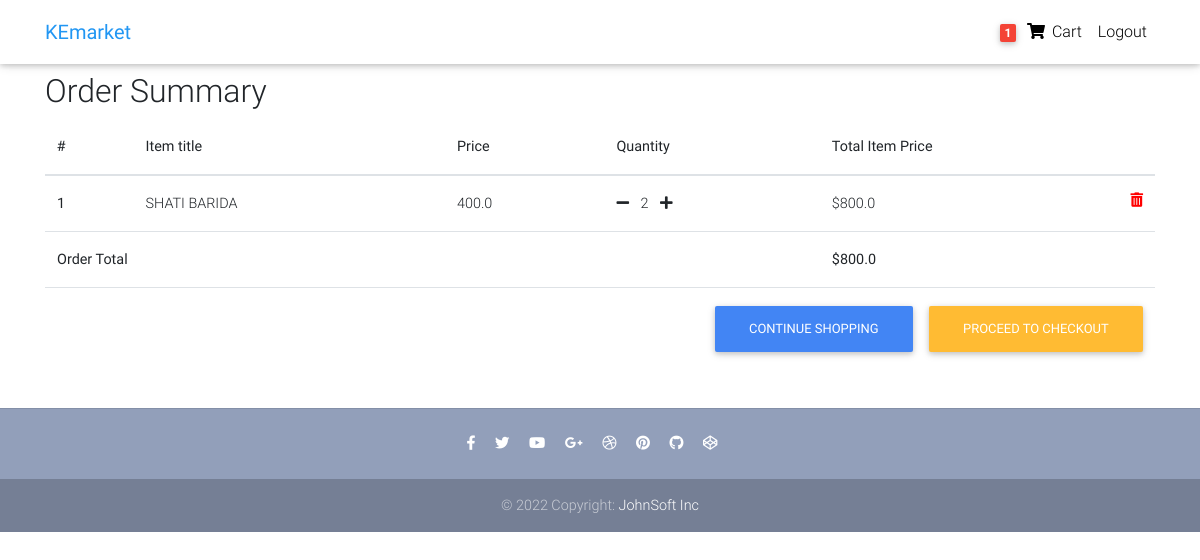
/order-summary/ (signed in), run on an earlier commit of the app's database.
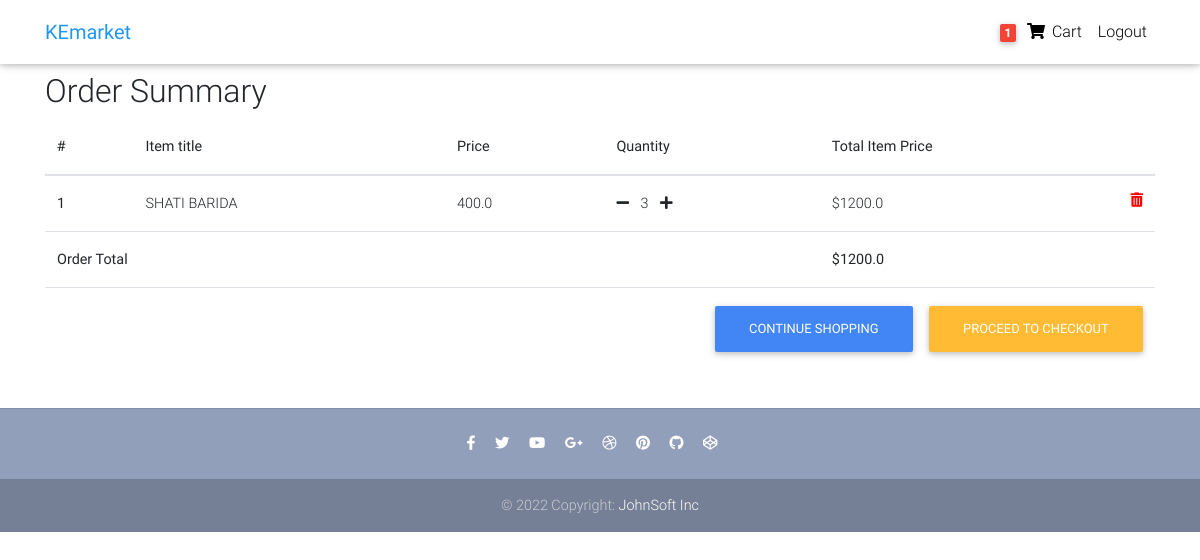
And on a later commit of the database.
### core/models.py (models this page shows, shortened)
class Order(models.Model):
    user = models.ForeignKey(
        settings.AUTH_USER_MODEL, on_delete=models.CASCADE)
    ref_code = models.CharField(max_length=20, blank=True, null=True)
    items = models.ManyToManyField(OrderItem)
    start_date = models.DateTimeField(auto_now_add=True)
    ordered_date = models.DateTimeField()
    ordered = models.BooleanField(default=False)
    billing_address = models.ForeignKey(
        'Address', related_name='billing_address', on_delete=models.SET_NULL, blank=True, null=True)
    shipping_address = models.ForeignKey(
        'Address', related_name='shipping_address', on_delete=models.SET_NULL, blank=True, null=True)
    payment = models.ForeignKey(
        'Payment', on_delete=models.SET_NULL, blank=True, null=True)
    coupon = models.ForeignKey(
        'Coupon', on_delete=models.SET_NULL, blank=True, null=True)
    being_delivered = models.BooleanField(default=False)
    received = models.BooleanField(default=False)
    refund_requested = models.BooleanField(default=False)
    refund_granted = models.BooleanField(default=False)
    '''
    Process flow:
    1. Adding item to the cart.
    2. Checkout - adding a billing address. (check for failed checkouts)
    3. Payment.
    (Preprocessing, processing, packaging etc)
    4. Track if order is being delivered.
    5. Track if order has been received.
    6. Refunds.
    '''
    def get_total_price(self):
        total = 0
        for order_item in self.items.all():
            total+=order_item.get_final_price()
        if self.coupon:
            total-=self.coupon.amount
        return total

class OrderItem(models.Model):
    user = models.ForeignKey(
        settings.AUTH_USER_MODEL, on_delete=models.CASCADE)
    ordered = models.BooleanField(default=False)
    item = models.ForeignKey(Item, on_delete=models.CASCADE)
    quantity = models.IntegerField(default=1)
    def get_total_item_price(self):
        return self.quantity * self.item.price
    def get_final_price(self):
        if self.item.discount_price:
            return self.get_total_item_discount_price()
        return self.get_total_item_price()

class Item(models.Model):
    title = models.CharField(max_length=100)
    price = models.FloatField()
    discount_price = models.FloatField(blank=True, null=True)
    category = models.CharField(choices=CATEGORY_CHOICES, max_length=2)
    label = models.CharField(choices=LABEL_CHOICES, max_length=2)
    slug = models.SlugField()
    description = models.TextField()
    image = models.ImageField()

### core/views.py (the view)
# urls.py: path('order-summary/', OrderSummaryView.as_view(), name='order-summary'),
class OrderSummaryView(LoginRequiredMixin, View):
    def get(self, *args, **kwargs):
        try:
            order = Order.objects.get(user=self.request.user, ordered=False)
            context = {
                'object': order
            }
            return render(self.request, 'order-summary.html', context=context)
        except ObjectDoesNotExist:
            messages.warning(request, "The order does not exist")
            return redirect("/")

### core/templatetags/cart_template_tags.py (called while the page is built)
@register.filter
def cart_item_count(user):
    if user.is_authenticated:
        order_qs = Order.objects.filter(user=user, ordered=False)
        if order_qs.exists():
            return order_qs[0].items.count()
    return 0

### templates/order-summary.html (shortened to what this page needs)
{% extends 'base.html' %}
{% block content %}
  <main>
    <div class="container">
        <div class="table-responsive text-nowrap">
    <h2>Order Summary</h2>
    <table class="table">
        <thead>
        <tr>
            <th scope="col">#</th>
            <th scope="col">Item title</th>
            <th scope="col">Price</th>
            <th scope="col">Quantity</th>
            <th scope="col">Total Item Price</th>
        </tr>
        </thead>
        <tbody>
        {% for order_item in object.items.all %}
        <tr>
            <th scope-"row">{{ forloop.counter }}</th>
            <td>{{ order_item.item.title }}</td>
            <td>{{ order_item.item.price }}</td>
            <td>
                <a href='{% url 'core:remove-single-item-from-cart' order_item.item.slug %}'><i class="fas fa-minus mr-2"></i></a>
                    {{ order_item.quantity }}
                <a href='{% url 'core:add-to-cart' order_item.item.slug %}'><i class="fas fa-plus ml-2"></i></a>
            </td>
            <td>
            {% if order_item.item.discount_price %}
                ${{ order_item.get_total_item_discount_price }}
                <span class="badge badge-success">Saving ${{ order_item.get_amount_saved }}</span>
            {% else %}
                ${{ order_item.get_total_item_price }}
            {% endif %}
            <a style='color: red;' href='{% url 'core:remove-from-cart' order_item.item.slug %}'>
              <i class="fas fa-trash-alt float-right"></i>
            </a>
            </td>
        </tr>
        {% endfor %}
        {% if object.get_total_price %}
        <tr>
            <td colspan="4"><b>Order Total<b></td>
            <td><b>${{ object.get_total_price }}<b></td>
        </tr>
        <tr>
        <td colspan="5">
            <a class="btn btn-warning float-right ml-3" href='/checkout/'>Proceed to checkout</a>
            <a class="btn btn-primary float-right" href='/'>Continue shopping</a>
        </td>
        </tr>
        {% endif %}
        </tbody>
    </table>
    </div>
    </div>
  </main>
  {% endblock content %}

### templates/base.html (shortened to what this page needs)
{% load static %}
<!DOCTYPE html>
<html lang="en">
<head>
  <link rel="stylesheet" href="https://use.fontawesome.com/releases/v5.8.1/css/all.css">
  <link href="{% static 'css/bootstrap.min.css' %}" rel="stylesheet">
  <link href="{% static 'css/mdb.min.css' %}" rel="stylesheet">
  <link href="{% static 'css/style.min.css' %}" rel="stylesheet">
</head>
{% include "navbar.html" %}
<body>
    <div class="mt-5 pt-4">
    </div>
    {% block content %}
    {% endblock content %}
    {% include "footer.html" %}
</body>
</html>

### templates/navbar.html (shortened to what this page needs)
{% load cart_template_tags %}
<nav class="navbar fixed-top navbar-expand-lg navbar-light white scrolling-navbar">
    <div class="container">
      <a class="navbar-brand waves-effect" href="/">
        <strong class="blue-text">KEmarket</strong>
      </a>
      <div class="collapse navbar-collapse" id="navbarSupportedContent">
        <ul class="navbar-nav nav-flex-icons">
          {% if request.user.is_authenticated %}
          <li class="nav-item">
            <a href="{% url 'core:order-summary' %}" class="nav-link waves-effect">
              <span class="badge red z-depth-1 mr-1"> {{ request.user| cart_item_count }} </span>
              <i class="fas fa-shopping-cart"></i>
              <span class="clearfix d-none d-sm-inline-block"> Cart </span>
            </a>
          </li>
          <li class="nav-item">
            <a class="nav-link waves-effect" href="{% url 'account_logout' %}">
              <span class="clearfix d-none d-sm-inline-block"> Logout </span>
            </a>
          </li>
          {% endif %}
        </ul>
      </div>
    </div>
  </nav>

### templates/footer.html
  <footer class="page-footer text-center font-small mt-4 wow fadeIn">
    <hr class="my-4">
    <div class="pb-4">
      <a href="https://www.facebook.com/mdbootstrap" target="_blank">
        <i class="fab fa-facebook-f mr-3"></i>
      </a>
      <a href="https://twitter.com/MDBootstrap" target="_blank">
        <i class="fab fa-twitter mr-3"></i>
      </a>
      <a href="https://www.youtube.com/watch?v=7MUISDJ5ZZ4" target="_blank">
        <i class="fab fa-youtube mr-3"></i>
      </a>
      <a href="https://plus.google.com/u/0/b/107863090883699620484" target="_blank">
        <i class="fab fa-google-plus-g mr-3"></i>
      </a>
      <a href="https://dribbble.com/mdbootstrap" target="_blank">
        <i class="fab fa-dribbble mr-3"></i>
      </a>
      <a href="https://pinterest.com/mdbootstrap" target="_blank">
        <i class="fab fa-pinterest mr-3"></i>
      </a>
      <a href="https://github.com/mdbootstrap/bootstrap-material-design" target="_blank">
        <i class="fab fa-github mr-3"></i>
      </a>
      <a href="http://codepen.io/mdbootstrap/" target="_blank">
        <i class="fab fa-codepen mr-3"></i>
      </a>
    </div>
    <div class="footer-copyright py-3">
      © 2022 Copyright:
      <a href="https://mdbootstrap.com/education/bootstrap/" target="_blank"> JohnSoft Inc </a>
    </div>
  </footer>

### templates/scripts.html (shortened to what this page needs)
{% load static %}

### templates/base.html (style rules this page uses)
html, body, header, .carousel { height: 60vh; }

What changed in the data, as far as the page shows it:
changed OrderItem "SHATI BARIDA": quantity "2" → "3"; get_total_item_price "800.0" → "1200.0"
changed through a linked row, Order: get_total_price "800.0" → "1200.0"
